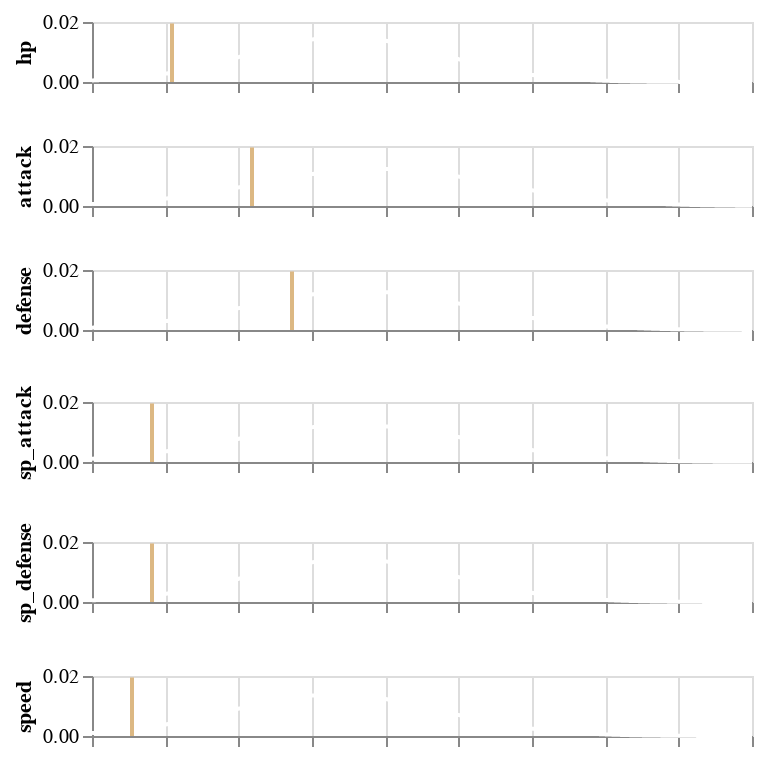

Notebook cell for this chart:
### Code cell
PokeDescribeNAME(df, Name="Geodude").SHOW

### Figure 1 — Vega-Lite specification as saved in the notebook (floating-point values rounded to 4 significant figures; data arrays with more than 128 entries replaced by an {"elided": "..."} marker saying what was removed)
{"$schema": "https://vega.github.io/schema/vega-lite/v2.6.0.json", "config": {"text": {"angle": 90, "color": "white"}, "view": {"height": 300, "width": 400}}, "datasets": {"data-befba9a85dc339b9acaf9ca72544468e": [{"y": 0}, {"y": 0.0003983}, {"y": 0.0007965}, {"y": 0.001195}, {"y": 0.001593}, {"y": 0.001991}, {"y": 0.00239}, {"y": 0.002788}, {"y": 0.003186}, {"y": 0.003584}, {"y": 0.003983}, {"y": 0.004381}, {"y": 0.004779}, {"y": 0.005177}, {"y": 0.005576}, {"y": 0.005974}, {"y": 0.006372}, {"y": 0.00677}, {"y": 0.007169}, {"y": 0.007567}, {"y": 0.007965}, {"y": 0.008363}, {"y": 0.008762}, {"y": 0.00916}, {"y": 0.009558}, {"y": 0.009957}, {"y": 0.01035}, {"y": 0.01075}, {"y": 0.01115}, {"y": 0.01155}, {"y": 0.01195}, {"y": 0.01235}, {"y": 0.01274}, {"y": 0.01314}, {"y": 0.01354}, {"y": 0.01394}, {"y": 0.01434}, {"y": 0.01474}, {"y": 0.01513}, {"y": 0.01553}, {"y": 0.01593}, {"y": 0.01633}, {"y": 0.01673}, {"y": 0.01713}, {"y": 0.01752}, {"y": 0.01792}, {"y": 0.01832}, {"y": 0.01872}, {"y": 0.01912}, {"y": 0.01951}], "data-c5bd6da23d9c3f4768f2fc8f076536d8": {"elided": "1000 records"}}, "vconcat": [{"layer": [{"data": {"name": "data-c5bd6da23d9c3f4768f2fc8f076536d8"}, "encoding": {"x": {"axis": {"labels": false}, "field": "x", "title": null, "type": "quantitative"}, "y": {"field": "hp", "title": "hp", "type": "quantitative"}}, "height": 30, "mark": {"color": "white", "type": "line"}, "width": 330}, {"data": {"name": "data-befba9a85dc339b9acaf9ca72544468e"}, "encoding": {"x": {"value": 40}, "y": {"field": "y", "title": "", "type": "quantitative"}}, "mark": {"color": "#DCB883", "type": "line"}}]}, {"layer": [{"data": {"name": "data-c5bd6da23d9c3f4768f2fc8f076536d8"}, "encoding": {"x": {"axis": {"labels": false}, "field": "x", "title": null, "type": "quantitative"}, "y": {"field": "attack", "title": "attack", "type": "quantitative"}}, "height": 30, "mark": {"color": "white", "type": "line"}, "width": 330}, {"data": {"name": "data-befba9a85dc339b9acaf9ca72544468e"}, "encoding": {"x": {"value": 80}, "y": {"field": "y", "title": "", "type": "quantitative"}}, "mark": {"color": "#DCB883", "type": "line"}}]}, {"layer": [{"data": {"name": "data-c5bd6da23d9c3f4768f2fc8f076536d8"}, "encoding": {"x": {"axis": {"labels": false}, "field": "x", "title": null, "type": "quantitative"}, "y": {"field": "defense", "title": "defense", "type": "quantitative"}}, "height": 30, "mark": {"color": "white", "type": "line"}, "width": 330}, {"data": {"name": "data-befba9a85dc339b9acaf9ca72544468e"}, "encoding": {"x": {"value": 100}, "y": {"field": "y", "title": "", "type": "quantitative"}}, "mark": {"color": "#DCB883", "type": "line"}}]}, {"layer": [{"data": {"name": "data-c5bd6da23d9c3f4768f2fc8f076536d8"}, "encoding": {"x": {"axis": {"labels": false}, "field": "x", "title": null, "type": "quantitative"}, "y": {"field": "sp_attack", "title": "sp_attack", "type": "quantitative"}}, "height": 30, "mark": {"color": "white", "type": "line"}, "width": 330}, {"data": {"name": "data-befba9a85dc339b9acaf9ca72544468e"}, "encoding": {"x": {"value": 30}, "y": {"field": "y", "title": "", "type": "quantitative"}}, "mark": {"color": "#DCB883", "type": "line"}}]}, {"layer": [{"data": {"name": "data-c5bd6da23d9c3f4768f2fc8f076536d8"}, "encoding": {"x": {"axis": {"labels": false}, "field": "x", "title": null, "type": "quantitative"}, "y": {"field": "sp_defense", "title": "sp_defense", "type": "quantitative"}}, "height": 30, "mark": {"color": "white", "type": "line"}, "width": 330}, {"data": {"name": "data-befba9a85dc339b9acaf9ca72544468e"}, "encoding": {"x": {"value": 30}, "y": {"field": "y", "title": "", "type": "quantitative"}}, "mark": {"color": "#DCB883", "type": "line"}}]}, {"layer": [{"data": {"name": "data-c5bd6da23d9c3f4768f2fc8f076536d8"}, "encoding": {"x": {"axis": {"labels": false}, "field": "x", "title": null, "type": "quantitative"}, "y": {"field": "speed", "title": "speed", "type": "quantitative"}}, "height": 30, "mark": {"color": "white", "type": "line"}, "width": 330}, {"data": {"name": "data-befba9a85dc339b9acaf9ca72544468e"}, "encoding": {"x": {"value": 20}, "y": {"field": "y", "title": "", "type": "quantitative"}}, "mark": {"color": "#DCB883", "type": "line"}}]}]}
